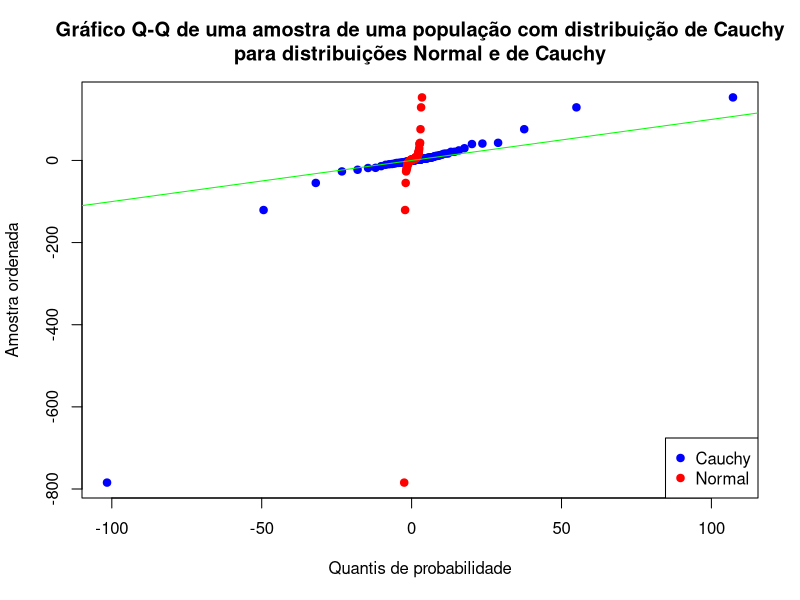

Write R code to recreate this figure.
# Configurar a semente
set.seed(1208)

# Parâmetros da distribuição de Cauchy
α <- 2.8
β <- 2

# Tamanho da amostra
n <- 163

# Parâmetros da distribuição normal
μ <- 0.5
σ <- sqrt(1.4)

# Calcular as probabilidades dos quantis
q <- seq(1, n) / (n + 1)

# Gerar a amostra e ordenar
amostra_cauchy <- sort(rcauchy(n, location = α, scale = β))

# Quantis da distribuição de Cauchy
quantis_cauchy <- qcauchy(q, location = α, scale = β)

# Quantis da distribuição Normal
quantis_normal <- qnorm(q, mean = μ, sd = σ)

# Criar o gráfico
dev.new()
plot(quantis_cauchy, amostra_cauchy, col = "blue", pch = 19,
     xlab = "Quantis de probabilidade",
     ylab = "Amostra ordenada",
     main = "Gráfico Q-Q de uma amostra de uma população com distribuição de Cauchy
para distribuições Normal e de Cauchy")

points(quantis_normal, amostra_cauchy, col = "red", pch = 19)
abline(0, 1, col = "green")
legend("bottomright", legend = c("Cauchy", "Normal"), col = c("blue", "red"), pch = 19)
